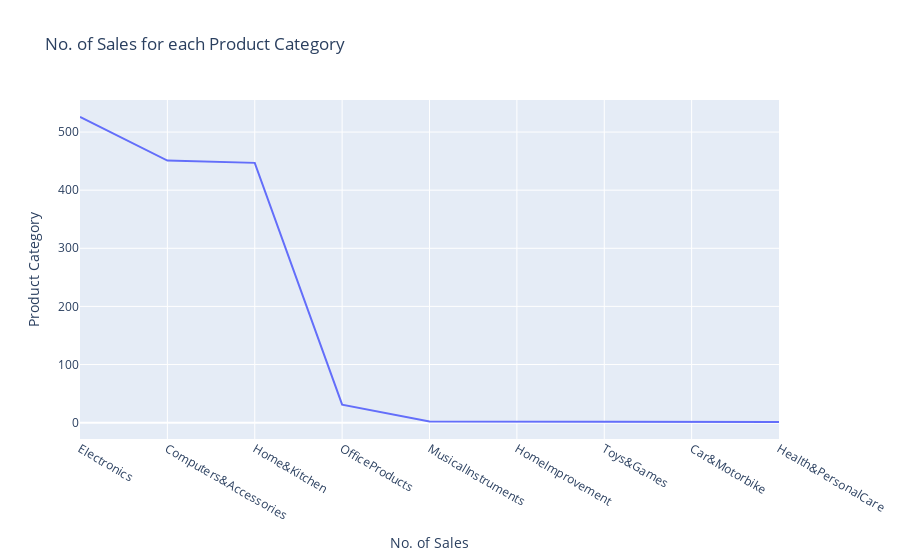

Notebook source saved alongside this figure:
### Code cell
#A visualization for the frequency of our category_new

g=pd.DataFrame()
df1=df['category'].value_counts()

df1=df1.to_frame()
df1.reset_index(inplace=True)
fig=px.line(df1,x='category',y='count',
          labels={'count':'Product Category','category':'No. of Sales'},
          title='No. of Sales for each Product Category')
fig.show()

### Figure 1 — Plotly figure (JSON) as saved in the notebook; plotly's stock layout.template omitted (floating-point values rounded to 4 significant figures)
{"data": [{"hovertemplate": "No. of Sales=%{x}<br>Product Category=%{y}<extra></extra>", "legendgroup": "", "line": {"color": "#636efa", "dash": "solid"}, "marker": {"symbol": "circle"}, "mode": "lines", "name": "", "orientation": "v", "showlegend": false, "type": "scatter", "x": ["Electronics", "Computers&Accessories", "Home&Kitchen", "OfficeProducts", "MusicalInstruments", "HomeImprovement", "Toys&Games", "Car&Motorbike", "Health&PersonalCare"], "xaxis": "x", "y": [526, 451, 447, 31, 2, 2, 1, 1, 1], "yaxis": "y"}], "layout": {"legend": {"tracegroupgap": 0}, "title": {"text": "No. of Sales for each Product Category"}, "xaxis": {"anchor": "y", "domain": [0, 1], "title": {"text": "No. of Sales"}}, "yaxis": {"anchor": "x", "domain": [0, 1], "title": {"text": "Product Category"}}}}
